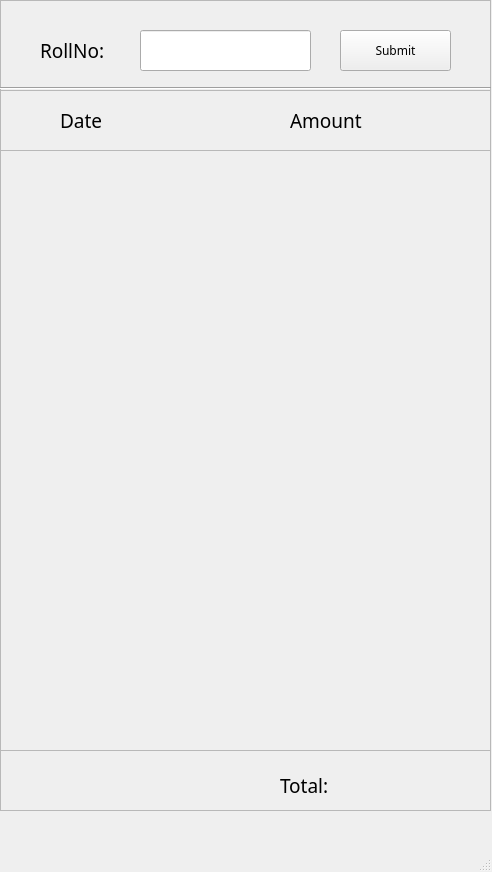
<?xml version="1.0" encoding="UTF-8"?>
<ui version="4.0">
 <class>MainWindow</class>
 <widget class="QMainWindow" name="MainWindow">
  <property name="geometry">
   <rect>
    <x>0</x>
    <y>0</y>
    <width>492</width>
    <height>872</height>
   </rect>
  </property>
  <property name="windowTitle">
   <string>MainWindow</string>
  </property>
  <widget class="QWidget" name="centralwidget">
   <widget class="QFrame" name="frame">
    <property name="geometry">
     <rect>
      <x>0</x>
      <y>0</y>
      <width>491</width>
      <height>811</height>
     </rect>
    </property>
    <property name="font">
     <font>
      <family>FiraCode Nerd Font</family>
     </font>
    </property>
    <property name="frameShape">
     <enum>QFrame::StyledPanel</enum>
    </property>
    <property name="frameShadow">
     <enum>QFrame::Raised</enum>
    </property>
    <widget class="QLabel" name="RollNoLabel">
     <property name="geometry">
      <rect>
       <x>40</x>
       <y>30</y>
       <width>111</width>
       <height>41</height>
      </rect>
     </property>
     <property name="font">
      <font>
       <family>FiraCode Nerd Font</family>
       <pointsize>14</pointsize>
      </font>
     </property>
     <property name="text">
      <string>RollNo:</string>
     </property>
    </widget>
    <widget class="QLineEdit" name="RollNoValue">
     <property name="geometry">
      <rect>
       <x>140</x>
       <y>30</y>
       <width>171</width>
       <height>41</height>
      </rect>
     </property>
    </widget>
    <widget class="QPushButton" name="RollNoSubmit">
     <property name="geometry">
      <rect>
       <x>340</x>
       <y>30</y>
       <width>111</width>
       <height>41</height>
      </rect>
     </property>
     <property name="text">
      <string>Submit</string>
     </property>
    </widget>
    <widget class="QFrame" name="frame_2">
     <property name="geometry">
      <rect>
       <x>0</x>
       <y>90</y>
       <width>491</width>
       <height>721</height>
      </rect>
     </property>
     <property name="frameShape">
      <enum>QFrame::StyledPanel</enum>
     </property>
     <property name="frameShadow">
      <enum>QFrame::Raised</enum>
     </property>
     <widget class="QScrollArea" name="DayWiseWindow">
      <property name="geometry">
       <rect>
        <x>0</x>
        <y>60</y>
        <width>491</width>
        <height>601</height>
       </rect>
      </property>
      <property name="widgetResizable">
       <bool>true</bool>
      </property>
      <widget class="QWidget" name="scrollAreaWidgetContents">
       <property name="geometry">
        <rect>
         <x>0</x>
         <y>0</y>
         <width>489</width>
         <height>599</height>
        </rect>
       </property>
      </widget>
     </widget>
     <widget class="QLabel" name="DateLabel">
      <property name="geometry">
       <rect>
        <x>60</x>
        <y>10</y>
        <width>101</width>
        <height>41</height>
       </rect>
      </property>
      <property name="font">
       <font>
        <family>FiraCode Nerd Font</family>
        <pointsize>14</pointsize>
       </font>
      </property>
      <property name="text">
       <string>Date</string>
      </property>
     </widget>
     <widget class="QLabel" name="AmountLabel">
      <property name="geometry">
       <rect>
        <x>290</x>
        <y>10</y>
        <width>101</width>
        <height>41</height>
       </rect>
      </property>
      <property name="font">
       <font>
        <family>FiraCode Nerd Font</family>
        <pointsize>14</pointsize>
       </font>
      </property>
      <property name="text">
       <string>Amount</string>
      </property>
     </widget>
     <widget class="QLabel" name="TotalLabel">
      <property name="geometry">
       <rect>
        <x>280</x>
        <y>670</y>
        <width>81</width>
        <height>51</height>
       </rect>
      </property>
      <property name="font">
       <font>
        <family>FiraCode Nerd Font</family>
        <pointsize>14</pointsize>
       </font>
      </property>
      <property name="text">
       <string>Total:</string>
      </property>
     </widget>
     <widget class="QLabel" name="TotalAmountValue">
      <property name="geometry">
       <rect>
        <x>360</x>
        <y>670</y>
        <width>111</width>
        <height>51</height>
       </rect>
      </property>
      <property name="font">
       <font>
        <family>FiraCode Nerd Font</family>
        <pointsize>14</pointsize>
       </font>
      </property>
      <property name="text">
       <string/>
      </property>
     </widget>
    </widget>
    <widget class="Line" name="line">
     <property name="geometry">
      <rect>
       <x>0</x>
       <y>80</y>
       <width>491</width>
       <height>16</height>
      </rect>
     </property>
     <property name="orientation">
      <enum>Qt::Horizontal</enum>
     </property>
    </widget>
   </widget>
  </widget>
  <widget class="QMenuBar" name="menubar">
   <property name="geometry">
    <rect>
     <x>0</x>
     <y>0</y>
     <width>492</width>
     <height>28</height>
    </rect>
   </property>
  </widget>
  <widget class="QStatusBar" name="statusbar"/>
 </widget>
 <resources/>
 <connections/>
</ui>
